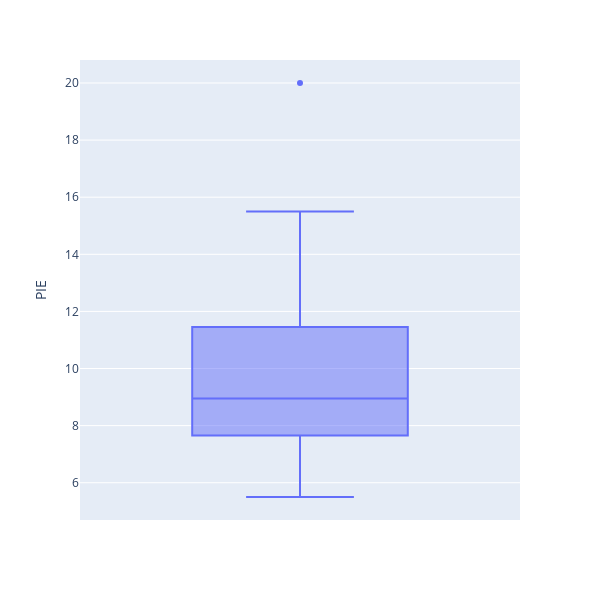

Notebook code for this chart:
### Code cell
fig = px.box(NumPlayers, y='PIE',width=600,height=600)
fig.show()

### Figure 1 — Plotly figure (JSON) as saved in the notebook; plotly's stock layout.template omitted (floating-point values rounded to 4 significant figures)
{"data": [{"alignmentgroup": "True", "hovertemplate": "PIE=%{y}<extra></extra>", "legendgroup": "", "marker": {"color": "#636efa"}, "name": "", "notched": false, "offsetgroup": "", "orientation": "v", "showlegend": false, "type": "box", "x0": " ", "xaxis": "x", "y": [15.5, 11.6, 10.6, 9.9, 10.5, 10.3, 8.6, 13.8, 11.3, 7.6, 7.8, 5.5, 7.7, 5.8, 12.3, 20, 14.4, 7.9, 6.8, 12.1, 10.2, 6.3, 8.1, 8.3, 5.7, 9.3, 7.6, 7.9], "y0": " ", "yaxis": "y"}], "layout": {"boxmode": "group", "height": 600, "legend": {"tracegroupgap": 0}, "margin": {"t": 60}, "width": 600, "xaxis": {"anchor": "y", "domain": [0, 1]}, "yaxis": {"anchor": "x", "domain": [0, 1], "title": {"text": "PIE"}}}}
